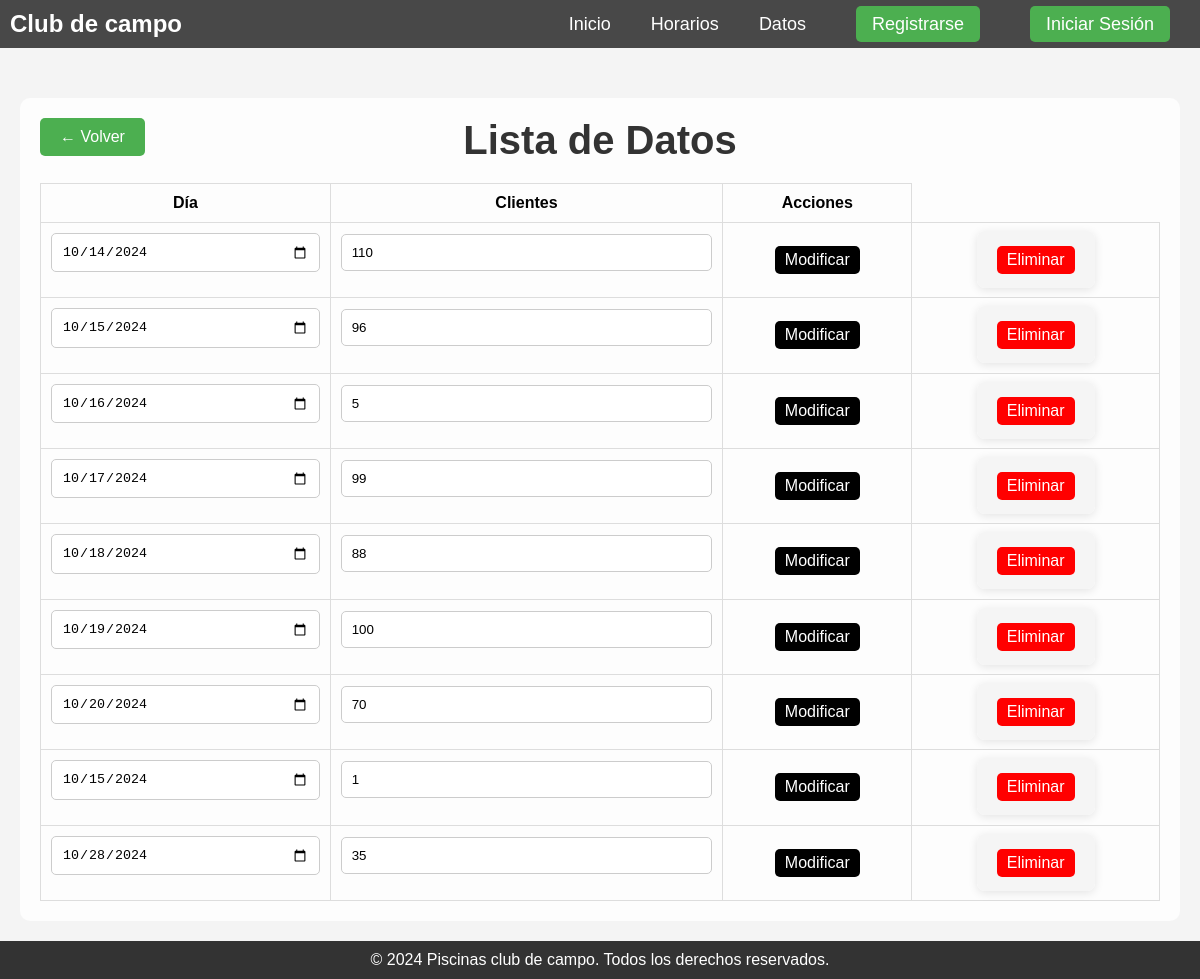
The app's page /ver_datos/ with its own data.
### aplicacion/models.py (models this page shows, shortened)
class Datos(models.Model):
    dia = models.DateField()
    clientes = models.IntegerField()

### aplicacion/views.py (the view)
# urls.py: path('ver_datos/', views.ver_datos, name='ver_datos'),
def ver_datos(request):
    datos = Datos.objects.all()
    return render(request, 'ver_datos.html', {'datos': datos})

### aplicacion/templates/ver_datos.html (shortened to what this page needs)
{% extends 'base.html' %}
{% block content %}
{% load static %}
<a href="javascript:history.back()" style="position: absolute; top: 20px; left: 20px; padding: 10px 20px; background-color: #4CAF50; color: white; border-radius: 5px; font-size: 16px; text-decoration: none; cursor: pointer;">
    ← Volver
</a>
<h1>Lista de Datos</h1>
<table style="width: 100%; border-collapse: collapse; margin-top: 20px;">
    <thead>
        <tr>
            <th style="padding: 10px; border: 1px solid #ddd;">Día</th>
            <th style="padding: 10px; border: 1px solid #ddd;">Clientes</th>
            <th style="padding: 10px; border: 1px solid #ddd;">Acciones</th>
        </tr>
    </thead>
    <tbody>
        {% for dato in datos %}
        <tr>
            <form method="POST" action="{% url 'modificar_dato' dato.id %}">
                <td style="padding: 10px; border: 1px solid #ddd;">
                    <input type="date" name="dia" value="{{ dato.dia|date:'Y-m-d' }}" required>
                </td>
                <td style="padding: 10px; border: 1px solid #ddd;">
                    <input type="number" name="clientes" value="{{ dato.clientes }}" required>
                </td>
                <td style="padding: 10px; border: 1px solid #ddd;">
                    <button type="submit" style="padding: 5px 10px; background-color: #000; color: white; border: none; cursor: pointer;">
                        Modificar
                    </button>
                </td>
            </form>
            <td style="padding: 10px; border: 1px solid #ddd;">
                <form method="POST" action="{% url 'eliminar_dato' dato.id %}" style="display: inline;">
                    <button type="submit" style="padding: 5px 10px; background-color: #ff0000; color: white; border: none; cursor: pointer;">
                        Eliminar
                    </button>
                </form>
            </td>
        </tr>
        {% endfor %}
    </tbody>
</table>
{% endblock %}

### aplicacion/templates/base.html (shortened to what this page needs)
{% load static %}
<!DOCTYPE html>
<html lang="es">
<head>
    <link rel="stylesheet" href="{% static 'css/styles.css' %}">
</head>
<body>
    <nav class="navbar">
        <div class="logo">Club de campo</div>
        <ul class="nav-links">
            <li><a href="{% url 'inicio' %}">Inicio</a></li>
            <li><a href="{% url 'horarios' %}">Horarios</a></li>
            <li><a href="{% url 'datos' %}">Datos</a></li>
            {% if user.is_authenticated %}
                <li><a href="{% url 'logout' %}" class="btn-nav">Cerrar Sesión</a></li>
            {% else %}
                <li><a href="{% url 'registro' %}" class="btn-nav">Registrarse</a></li>
                <li><a href="{% url 'login' %}" class="btn-nav">Iniciar Sesión</a></li>
            {% endif %}
        </ul>
    </nav>
    <div class="content" style="text-align: center; margin-top: 50px;">
        {% block content %}
        {% endblock %}
    </div>
    <footer>
        <p>&copy; 2024 Piscinas club de campo. Todos los derechos reservados.</p>
    </footer>
</body>
</html>

### static/css/styles.css (style rules this page uses)
* { margin: 0; padding: 0; box-sizing: border-box; }
body { font-family: Arial, sans-serif; background-color: #f4f4f4; }
.navbar { display: flex; justify-content: space-between; align-items: center; background-color: #ff6600; padding: 10px 20px; }
.navbar .logo { font-size: 24px; font-weight: bold; color: #fff; }
.nav-links { display: flex; list-style: none; }
.nav-links li { margin-left: 20px; }
.nav-links a { text-decoration: none; color: #fff; font-size: 18px; }
body { font-family: Arial, sans-serif; }
form { max-width: 400px; margin: 0 auto; padding: 20px; background-color: #f5f5f5; border-radius: 8px; box-shadow: 0 2px 10px rgba(0, 0, 0, 0.1); }
input { width: 100%; padding: 10px; margin-bottom: 15px; border-radius: 5px; border: 1px solid #ccc; }
.btn-nav { padding: 8px 16px; background-color: #4CAF50; color: white; border-radius: 5px; text-decoration: none; margin-left: 10px; }
.navbar { display: flex; justify-content: space-between; align-items: center; background-color: #FF6600; padding: 10px; }
.nav-links { display: flex; list-style: none; margin: 0; }
.nav-links a { color: white; text-decoration: none; font-size: 18px; }
.logo { color: white; font-size: 24px; }
footer { background-color: #333; color: white; padding: 10px; text-align: center; }
.content { text-align: center; }
h1 { font-size: 2.5em; color: #333; }
.navbar { display: flex; justify-content: space-between; align-items: center; background-color: #333; padding: 10px; }
.nav-links li { list-style: none; display: inline; margin-right: 20px; }
.navbar, .content { position: relative; z-index: 1; background-color: rgba(255, 255, 255, 0.8); }
.content { position: relative; z-index: 1; background-color: rgba(255, 255, 255, 0.8); padding: 20px; border-radius: 10px; margin: 20px; }
.navbar { z-index: 2; position: relative; background-color: rgba(0, 0, 0, 0.7); }
button { padding: 10px 20px; background-color: #28a745; color: white; border: none; border-radius: 5px; font-size: 16px; cursor: pointer; }

### aplicacion/templates/base.html (style rules this page uses)
.content { min-height: calc(100vh - 100px); margin-bottom: 20px; }
footer { position: relative; bottom: 0; width: 100%; text-align: center; padding: 10px; background-color: #333; color: white; margin-top: 20px; }

### records on screen
Datos: dia "10/14/2024", clientes "110"
Datos: dia "10/15/2024", clientes "96"
Datos: dia "10/16/2024", clientes "5"
Datos: dia "10/17/2024", clientes "99"
Datos: dia "10/18/2024", clientes "88"
Datos: dia "10/19/2024", clientes "100"
Datos: dia "10/20/2024", clientes "70"
Datos: dia "10/15/2024", clientes "1"
Datos: dia "10/28/2024", clientes "35"
